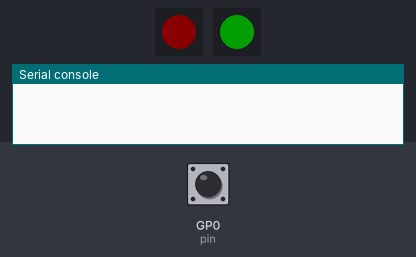
Recording of a program running on a simulated Raspberry Pi Pico running CircuitPython. Shown: 2 × 1 RGB LEDs in strip order, left to right, the last lines printed to the serial console. The inputs (shaded band) are chosen by the test bench; at power-on: GP0 (pin) HIGH. Dim RGB values are drawn brighter than linear.

Above: at 2.2 s.
2.3 s: GP0 (pin) pulled LOW for 3.2 s
At 3.41 s:
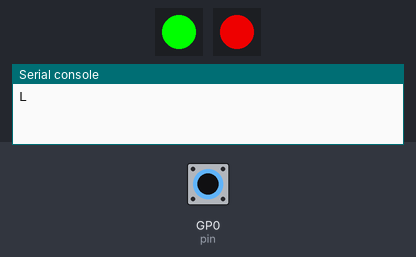
At 4.6 s:
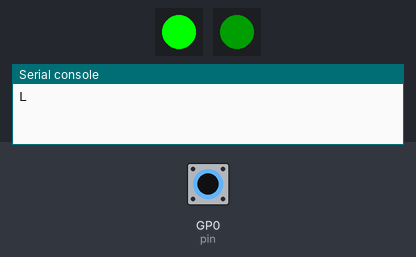
8.5 s: GP0 (pin) pulled LOW for 0.15 s
At 9.1 s:
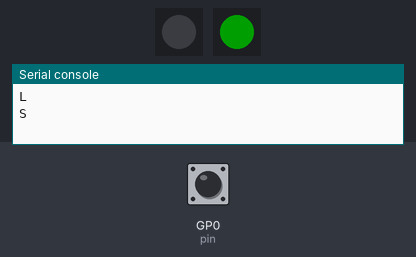
Timing chart, 0 to 11.5 s (numbered marks = the images above; inputs shaded):
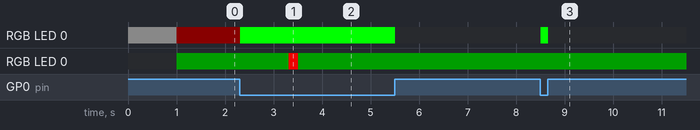

The program:

code.py
```python
# Button_Ver05_Fast.py - neopixel_write OPTIMIZAT (FIX slice error)
# CircuitPython 10.0.3 pe RP2040

import time
import board
import digitalio
import adafruit_ticks
import usb_cdc
from adafruit_debouncer import Debouncer, Button
import neopixel_write

# =======================================
# CONFIGURARI HARDWARE
# =======================================

# PushButton pe GP0
pin = digitalio.DigitalInOut(board.GP0)
pin.direction = digitalio.Direction.INPUT
pin.pull = digitalio.Pull.UP
debouncer = Debouncer(pin)
button = Button(pin, long_duration_ms=1000)

# NeoPixel GP28 GRB (extern) - RAPID
np_pin = digitalio.DigitalInOut(board.GP28)
np_pin.direction = digitalio.Direction.OUTPUT
np_buf = bytearray([0, 0, 0])  # GRB order!

# NeoPixel GP16 RGB (onboard) - RAPID
st_pin = digitalio.DigitalInOut(board.GP16)
st_pin.direction = digitalio.Direction.OUTPUT
st_buf = bytearray([0, 0, 0])  # RGB order!

# Hard Reset GP15
pinreset = digitalio.DigitalInOut(board.GP15)
pinreset.direction = digitalio.Direction.OUTPUT
pinreset.value = True
hard_reset_activ = None
RESET_ACTIV = 200

rgb_persistent = (0, 10, 0)  # RGB initial

# Init RAPID
np_buf[0] = 10
np_buf[1] = 10
np_buf[2] = 10
neopixel_write.neopixel_write(np_pin, np_buf)

time.sleep(1)

st_buf[0] = 30  # R onboard
neopixel_write.neopixel_write(st_pin, st_buf)

serial_ps = usb_cdc.data
input_buffer = ""

while True:
    debouncer.update()
    button.update()

    # NeoPixel GP28 RAPID: RGB persistent sau roșu override
    if debouncer.value:  # Eliberat
        np_buf[0] = rgb_persistent[0]  # G
        np_buf[1] = rgb_persistent[1]  # R
        np_buf[2] = rgb_persistent[2]  # B
    else:  # Apăsat roșu RGB
        np_buf[0] = 255
        np_buf[1] = 0
        np_buf[2] = 0
    neopixel_write.neopixel_write(np_pin, np_buf)

    # SHORT PRESS
    if button.short_count > 0:
        print("S")

    # LONG PRESS RESET
    if button.long_press:
        print("L")
        rgb_persistent = (0, 0, 0)
        np_buf[0] = 0
        np_buf[1] = 0
        np_buf[2] = 0
        neopixel_write.neopixel_write(np_pin, np_buf)

        pinreset.value = False
        st_buf[0] = 0
        st_buf[1] = 200
        st_buf[2] = 0
        neopixel_write.neopixel_write(st_pin, st_buf)
        hard_reset_activ = adafruit_ticks.ticks_ms()

    # Timer reset
    if hard_reset_activ is not None:
        elapsed = adafruit_ticks.ticks_diff(adafruit_ticks.ticks_ms(), hard_reset_activ)
        if elapsed > RESET_ACTIV:
            pinreset.value = True
            st_buf[0] = 30
            st_buf[1] = 0  # Verde slab
            st_buf[2] = 0
            neopixel_write.neopixel_write(st_pin, st_buf)
            hard_reset_activ = None

    # USB_CDC.DATA RGB comenzi
    if serial_ps and serial_ps.in_waiting > 0:
        char = serial_ps.read(serial_ps.in_waiting).decode("utf-8")
        input_buffer += char
        if "\n" in input_buffer or "\r" in input_buffer:
            comanda = input_buffer.strip()
            if "," in comanda:
                try:
                    r, g, b = [max(0, min(int(v.strip()), 255)) for v in comanda.split(",")]
                    #(f"R:{r} G:{g} B:{b}")
                    rgb_persistent = (r, g, b)

                    if debouncer.value:
                        np_buf[0] = rgb_persistent[0]
                        np_buf[1] = rgb_persistent[1]
                        np_buf[2] = rgb_persistent[2]
                        neopixel_write.neopixel_write(np_pin, np_buf)
                except Exception as e:
                    print("Data read error:", e)
            input_buffer = ""

    time.sleep(0.001)
```

Measured:
- after the input at 2.3 s, RGB LED 0: RGB(10, 0, 0) → RGB(0, 255, 0) at once, → off 3.2 s later; RGB LED 0: RGB(0, 30, 0) → RGB(200, 0, 0) after 1.0 s, → RGB(0, 30, 0) 0.20 s later
- after the input at 8.5 s, RGB LED 0: off → RGB(0, 255, 0) at once, → off 0.15 s later
